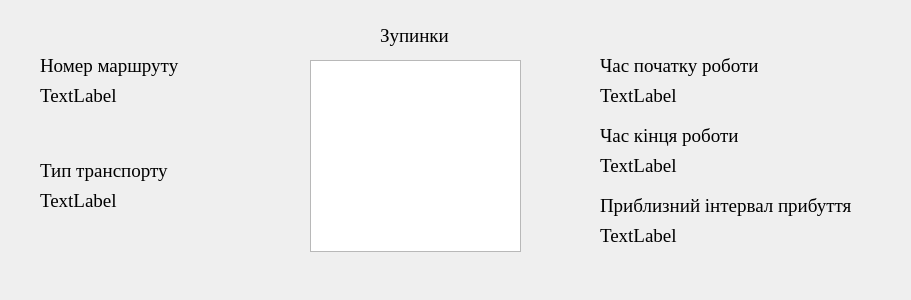
<?xml version="1.0" encoding="UTF-8"?>
<ui version="4.0">
 <class>RouteInformation</class>
 <widget class="QDialog" name="RouteInformation">
  <property name="geometry">
   <rect>
    <x>0</x>
    <y>0</y>
    <width>911</width>
    <height>300</height>
   </rect>
  </property>
  <property name="windowTitle">
   <string>Інформація про маршрут </string>
  </property>
  <widget class="QLabel" name="label">
   <property name="geometry">
    <rect>
     <x>40</x>
     <y>190</y>
     <width>211</width>
     <height>21</height>
    </rect>
   </property>
   <property name="font">
    <font>
     <family>Times New Roman</family>
     <pointsize>14</pointsize>
    </font>
   </property>
   <property name="text">
    <string>TextLabel</string>
   </property>
  </widget>
  <widget class="QLabel" name="label_2">
   <property name="geometry">
    <rect>
     <x>40</x>
     <y>80</y>
     <width>261</width>
     <height>31</height>
    </rect>
   </property>
   <property name="font">
    <font>
     <family>Times New Roman</family>
     <pointsize>14</pointsize>
    </font>
   </property>
   <property name="text">
    <string>TextLabel</string>
   </property>
  </widget>
  <widget class="QLabel" name="label_3">
   <property name="geometry">
    <rect>
     <x>40</x>
     <y>160</y>
     <width>151</width>
     <height>21</height>
    </rect>
   </property>
   <property name="font">
    <font>
     <family>Times New Roman</family>
     <pointsize>14</pointsize>
    </font>
   </property>
   <property name="text">
    <string>Тип транспорту</string>
   </property>
  </widget>
  <widget class="QLabel" name="label_4">
   <property name="geometry">
    <rect>
     <x>40</x>
     <y>50</y>
     <width>171</width>
     <height>31</height>
    </rect>
   </property>
   <property name="font">
    <font>
     <family>Times New Roman</family>
     <pointsize>14</pointsize>
    </font>
   </property>
   <property name="text">
    <string>Номер маршруту</string>
   </property>
  </widget>
  <widget class="QLabel" name="label_5">
   <property name="geometry">
    <rect>
     <x>380</x>
     <y>20</y>
     <width>81</width>
     <height>31</height>
    </rect>
   </property>
   <property name="font">
    <font>
     <family>Times New Roman</family>
     <pointsize>14</pointsize>
    </font>
   </property>
   <property name="text">
    <string>Зупинки</string>
   </property>
  </widget>
  <widget class="QLabel" name="label_6">
   <property name="geometry">
    <rect>
     <x>600</x>
     <y>50</y>
     <width>191</width>
     <height>31</height>
    </rect>
   </property>
   <property name="font">
    <font>
     <family>Times New Roman</family>
     <pointsize>14</pointsize>
    </font>
   </property>
   <property name="text">
    <string>Час початку роботи</string>
   </property>
  </widget>
  <widget class="QTableView" name="tableView">
   <property name="geometry">
    <rect>
     <x>310</x>
     <y>60</y>
     <width>211</width>
     <height>192</height>
    </rect>
   </property>
  </widget>
  <widget class="QLabel" name="label_7">
   <property name="geometry">
    <rect>
     <x>600</x>
     <y>80</y>
     <width>251</width>
     <height>31</height>
    </rect>
   </property>
   <property name="font">
    <font>
     <family>Times New Roman</family>
     <pointsize>14</pointsize>
    </font>
   </property>
   <property name="text">
    <string>TextLabel</string>
   </property>
  </widget>
  <widget class="QLabel" name="label_8">
   <property name="geometry">
    <rect>
     <x>600</x>
     <y>120</y>
     <width>191</width>
     <height>31</height>
    </rect>
   </property>
   <property name="font">
    <font>
     <family>Times New Roman</family>
     <pointsize>14</pointsize>
    </font>
   </property>
   <property name="text">
    <string>Час кінця роботи</string>
   </property>
  </widget>
  <widget class="QLabel" name="label_9">
   <property name="geometry">
    <rect>
     <x>600</x>
     <y>150</y>
     <width>251</width>
     <height>31</height>
    </rect>
   </property>
   <property name="font">
    <font>
     <family>Times New Roman</family>
     <pointsize>14</pointsize>
    </font>
   </property>
   <property name="text">
    <string>TextLabel</string>
   </property>
  </widget>
  <widget class="QLabel" name="label_10">
   <property name="geometry">
    <rect>
     <x>600</x>
     <y>190</y>
     <width>261</width>
     <height>31</height>
    </rect>
   </property>
   <property name="font">
    <font>
     <family>Times New Roman</family>
     <pointsize>14</pointsize>
    </font>
   </property>
   <property name="text">
    <string>Приблизний інтервал прибуття</string>
   </property>
  </widget>
  <widget class="QLabel" name="label_11">
   <property name="geometry">
    <rect>
     <x>600</x>
     <y>220</y>
     <width>251</width>
     <height>31</height>
    </rect>
   </property>
   <property name="font">
    <font>
     <family>Times New Roman</family>
     <pointsize>14</pointsize>
    </font>
   </property>
   <property name="text">
    <string>TextLabel</string>
   </property>
  </widget>
 </widget>
 <resources/>
 <connections/>
</ui>
